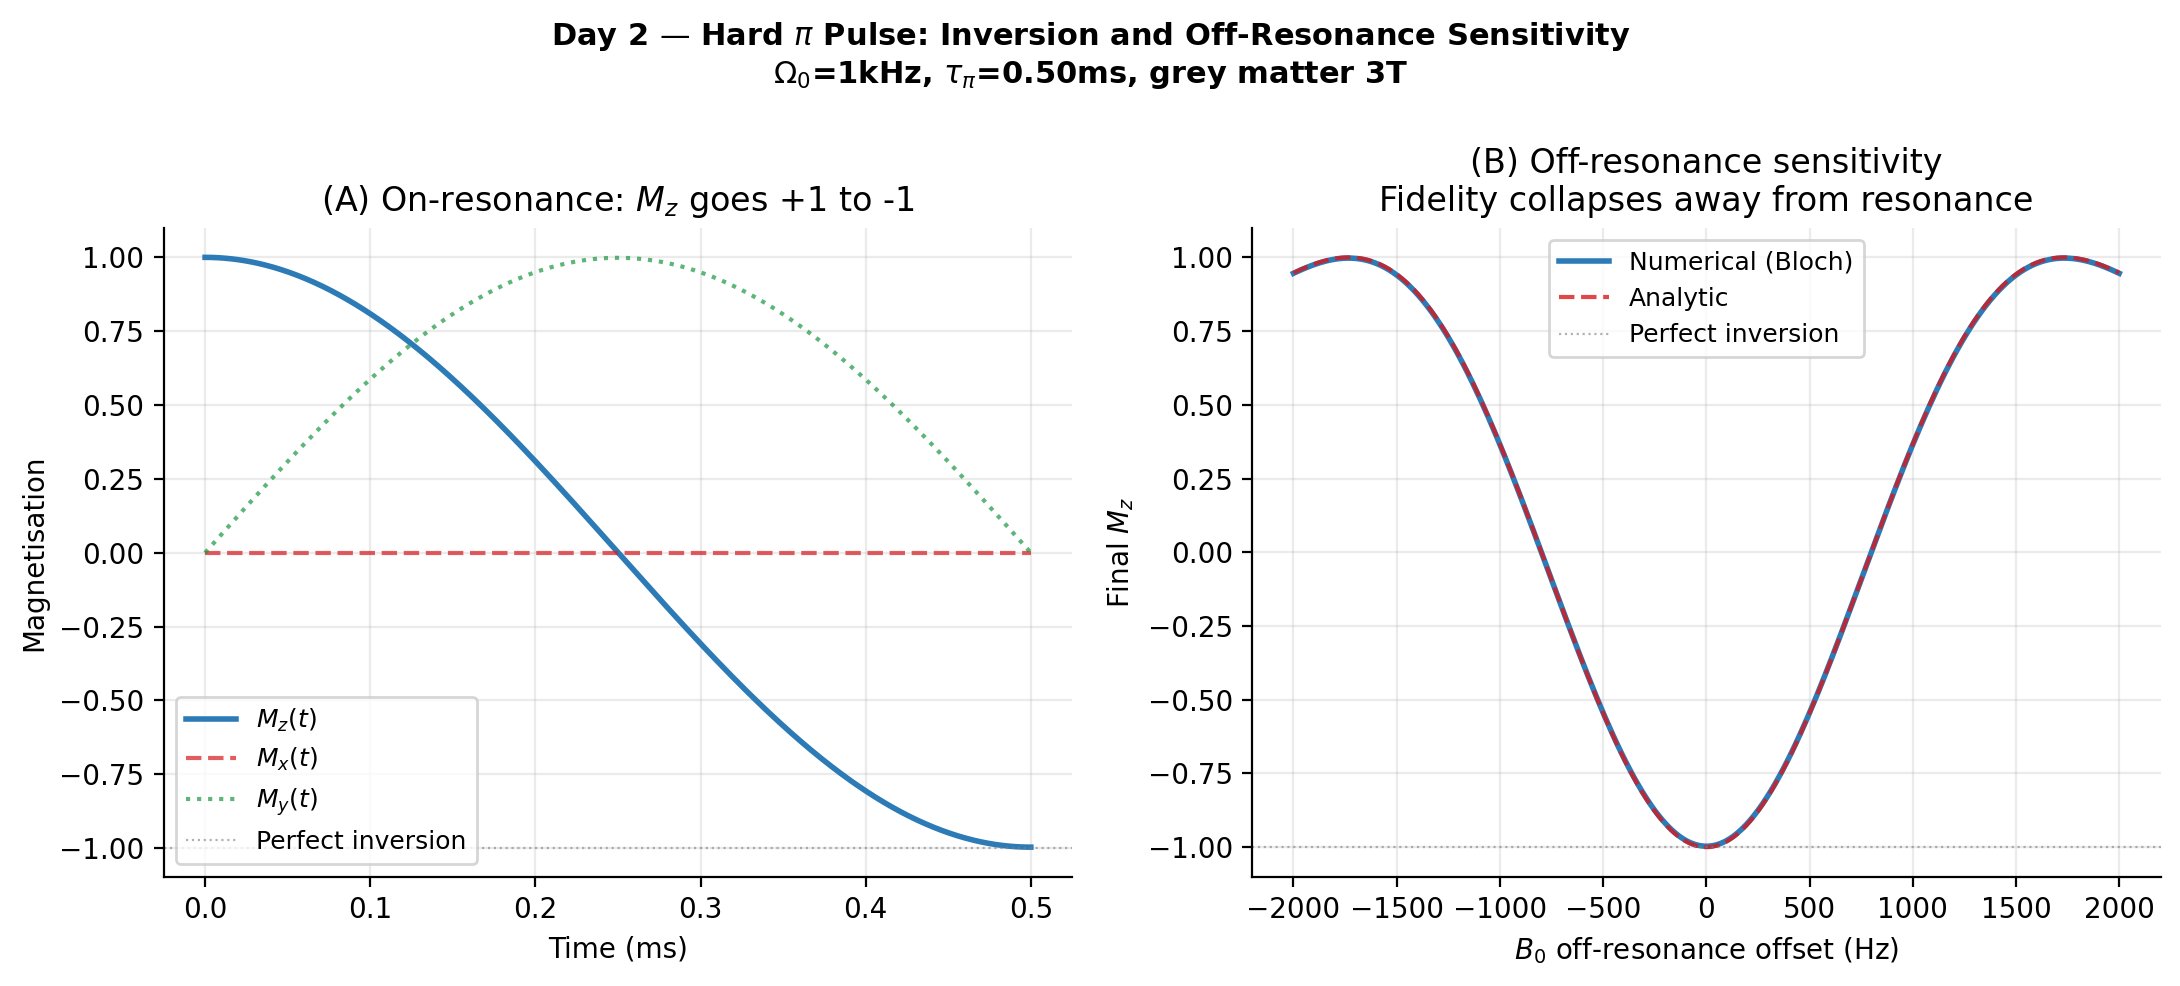

Reproduce this figure in Python.
"""
Day 2 — The Hard (Rectangular) pi Pulse
========================================
Author: Sudipto Roy

Applies a rectangular RF pulse for spin inversion (Mz: +1 -> -1).
Demonstrates that hard pulses work on-resonance but fail completely
off-resonance — directly motivating adiabatic and STA approaches.

Key physics: effective rotation axis tilts when delta != 0,
so the flip angle is not pi and inversion fails.
"""

import numpy as np
import matplotlib.pyplot as plt
from scipy.integrate import solve_ivp

T1, T2, M0 = 1.500, 0.080, 1.0
OMEGA = 2*np.pi*1000          # 1 kHz Rabi frequency
tau_pi = np.pi / OMEGA        # pi-pulse duration

def bloch_rf(t, M, delta):
    Mx, My, Mz = M
    return [
        delta*My - Mx/T2,
        -delta*Mx + OMEGA*Mz - My/T2,
        -OMEGA*My - (Mz-M0)/T1
    ]

def run(delta_off, n=500):
    sol = solve_ivp(bloch_rf, (0, tau_pi), [0., 0., M0],
                    t_eval=np.linspace(0, tau_pi, n), args=(delta_off,),
                    method='RK45', rtol=1e-9, atol=1e-11)
    return sol.t, sol.y

t_traj, M_traj = run(0.0)

offsets_hz = np.linspace(-2000, 2000, 200)
Mz_final = [run(o*2*np.pi)[1][2,-1] for o in offsets_hz]
omega_eff = np.sqrt(OMEGA**2 + (offsets_hz*2*np.pi)**2)
Mz_analytic = M0*(OMEGA/omega_eff)**2*np.cos(omega_eff*tau_pi) + M0*(offsets_hz*2*np.pi/omega_eff)**2

fig, axes = plt.subplots(1, 2, figsize=(11, 5))
fig.suptitle(r'Day 2 — Hard $\pi$ Pulse: Inversion and Off-Resonance Sensitivity'
             f'\n$\\Omega_0$=1kHz, $\\tau_\\pi$={tau_pi*1e3:.2f}ms, grey matter 3T',
             fontsize=11, fontweight='bold')

ax = axes[0]
ax.plot(t_traj*1e3, M_traj[2], '#2C7BB6', lw=2.0, label=r'$M_z(t)$')
ax.plot(t_traj*1e3, M_traj[0], '#D7191C', lw=1.5, ls='--', alpha=0.7, label=r'$M_x(t)$')
ax.plot(t_traj*1e3, M_traj[1], '#1A9641', lw=1.5, ls=':', alpha=0.7, label=r'$M_y(t)$')
ax.axhline(-1.0, color='gray', lw=0.8, ls=':', alpha=0.6, label='Perfect inversion')
ax.set(xlabel='Time (ms)', ylabel='Magnetisation', title=r'(A) On-resonance: $M_z$ goes +1 to -1')
ax.legend(fontsize=9); ax.grid(True, alpha=0.25); ax.spines['top'].set_visible(False); ax.spines['right'].set_visible(False)

ax = axes[1]
ax.plot(offsets_hz, Mz_final, '#2C7BB6', lw=2.0, label='Numerical (Bloch)')
ax.plot(offsets_hz, Mz_analytic, '#D7191C', lw=1.5, ls='--', alpha=0.8, label='Analytic')
ax.axhline(-1.0, color='gray', lw=0.8, ls=':', alpha=0.6, label='Perfect inversion')
ax.set(xlabel=r'$B_0$ off-resonance offset (Hz)', ylabel=r'Final $M_z$',
       title='(B) Off-resonance sensitivity\nFidelity collapses away from resonance')
ax.legend(fontsize=9); ax.grid(True, alpha=0.25); ax.spines['top'].set_visible(False); ax.spines['right'].set_visible(False)

plt.tight_layout()
plt.savefig('figures/day2_hard_pulse.png', dpi=200, bbox_inches='tight')
print(f"Saved: figures/day2_hard_pulse.png")
print(f"Final Mz (on-resonance): {M_traj[2,-1]:+.4f}  (perfect = -1.0000)")
